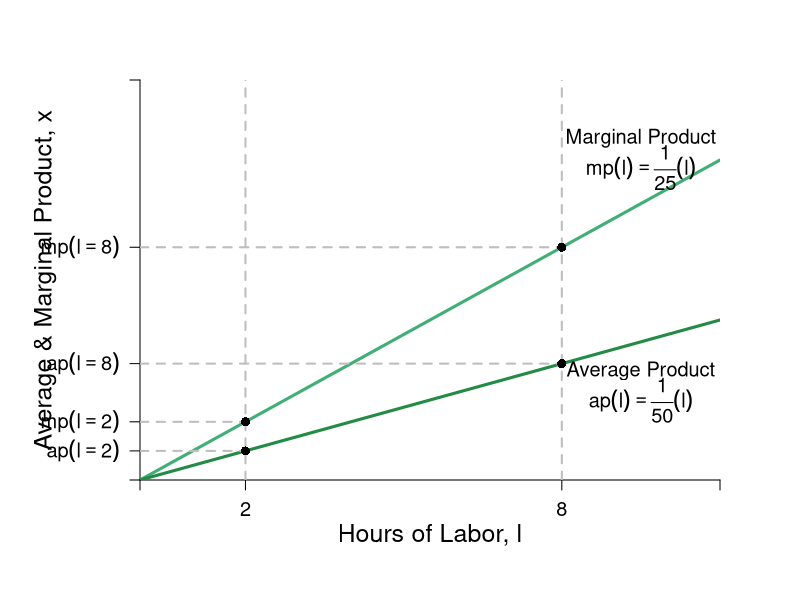

Generate this figure with R:
require(shape)
pdf(file = "specprodexch/production_irs_apmp.pdf", width = 9, height = 7)

#Set parameters for graphics
axislabelsize <- 1.5
graphlabelsize <- 1.2
graphlinewidth <- 3
segmentlinewidth <- 2

COL <- c("#7fc97f", "#beaed4", "#fdc086", "#ffff99", "#386cb0", "#f0027f", "#bf5b17", "#666666")
COLA <- c("#99d8c9","#66c2a4","#41ae76", "#238b45", "#005824")
COLB <- c("#4eb3d3", "#2b8cbe", "#0868ac","#084081")

#Edited the margins to cater for the larger LHS labels
par(mar =  c(6, 7, 4, 4))


prodFn <- function(l, alpha = 2, k = 0.02) {
  k*l^alpha
}

MprodFn <- function(l, alpha = 2, k = 0.02) {
  k*alpha*l^(alpha - 1)
}

AprodFn <- function(l, alpha = 2, k = 0.02) {
  k*l^(alpha - 1)
}

Mpline <- function(l, constant = 0.3181472, slope = 0.125){
  constant + slope*l
}

xlims <- c(0, 11)
ylims <- c(0, 0.55)

npts <- 501 
x <- seq(xlims[1], xlims[2], length.out = npts)
y <- seq(ylims[1], ylims[2], length.out = npts) 
a <- c(13, 15, 17)

plot(0, 0, xlim = xlims, ylim = ylims, type = "n",
     xlab = expression(paste("")),
     ylab = expression(paste("")), 
     xaxt = "n", 
     yaxt = "n", 
     #cex.lab = 1.5, 
     #cex.axis = 0.8, 
     bty = "n",
     xaxs="i", 
     yaxs="i")

# ticksy <- seq(from = 0, to = ylims[2], by = 0.25)
# ylabels <- seq(from = 0, to = ylims[2], by = 0.25)
# ticksx <- seq(from = 0, to = xlims[2], by = 1)
# xlabels <- seq(from = 0, to = xlims[2], by = 1)
ticksy <- c(0, AprodFn(l = 2, k = 0.02, alpha = 2), MprodFn(l = 2, k = 0.02, alpha = 2), AprodFn(l = 8, k = 0.02, alpha = 2), MprodFn(l = 8, k = 0.02, alpha = 2), ylims[2])
ylabels <- c(NA, expression(paste(ap(l==2))), expression(paste(mp(l==2))), expression(paste(ap(l==8))), expression(paste(mp(l==8))), NA)
ticksx <- c(0, 2, 8, xlims[2])
xlabels <- c(NA, 2, 8, NA)

axis(1, at = ticksx, pos = 0, labels = xlabels, cex.axis = graphlabelsize)
axis(2, at = ticksy, pos = 0, labels = ylabels, las = 1, cex.axis = graphlabelsize)

npts <- 500 
xx1 <- seq(xlims[1], xlims[2], length.out = npts)

xx3 <- seq(1, 3, length.out = npts)
xx4 <- seq(5, 7, length.out = npts)

#lines(xx1, prodFn(xx1, alpha = 2, k = 0.02), col = COLB[4], lwd = graphlinewidth)
lines(xx1, MprodFn(xx1, alpha = 2, k = 0.02), col = COLA[3], lwd = graphlinewidth)
lines(xx1, AprodFn(xx1, alpha = 2, k = 0.02), col = COLA[4], lwd = graphlinewidth)
#lines(xx3, Mpline(xx3, constant = prodFn(l = 2, k = 0.02, alpha = 2) - 2*MprodFn(l = 2, k = 0.02, alpha = 2), slope = MprodFn(l = 2, k = 0.02, alpha = 2)), col = "gray", lty = 2, lwd = graphlinewidth)
#lines(xx4, Mpline(xx4, constant = prodFn(l = 8, k = 0.02, alpha = 2) - 6*MprodFn(l = 8, k = 0.02, alpha = 2), slope = MprodFn(l = 8, k = 0.02)), col = "gray", lty = 2, lwd = graphlinewidth)

#Axis Labels
mtext(expression(paste("Hours of Labor, ", l)), side = 1, line = 2.5, cex = axislabelsize)
text(-1.8, 0.5*ylims[2], expression(paste("Average & Marginal Product, ", x)), xpd = TRUE, cex = axislabelsize, srt = 90) 

#Margin
#segments(0, MprodFn(l = 8, k = 0.02, alpha = 2), 6, MprodFn(l = 8, k = 0.02, alpha = 2), lty = 2, col = "gray" , lwd = segmentlinewidth)
#segments(6, 0, 6, MprodFn(l = 8, k = 0.02, alpha = 2), lty = 2, col = "gray" , lwd = segmentlinewidth)
segments(8, 0, 8, ylims[2], lty = 2, col = "gray" , lwd = segmentlinewidth)
segments(0, MprodFn(l = 8, k = 0.02), 8, MprodFn(l = 8, k = 0.02), lty = 2, col = "gray" , lwd = segmentlinewidth)
segments(0, AprodFn(l = 8, k = 0.02), 8, AprodFn(l = 8, k = 0.02), lty = 2, col = "gray" , lwd = segmentlinewidth)
points(8, MprodFn(l = 8, k = 0.02), pch = 16, col = "black", cex = 1.2)
points(8, AprodFn(l = 8, k = 0.02), pch = 16, col = "black", cex = 1.2)
segments(2, 0, 2, ylims[2], lty = 2, col = "gray" , lwd = segmentlinewidth)
segments(0, MprodFn(l = 2, k = 0.02), 2, MprodFn(l = 2, k = 0.02), lty = 2, col = "gray" , lwd = segmentlinewidth)
segments(0, AprodFn(l = 2, k = 0.02), 2, AprodFn(l = 2, k = 0.02), lty = 2, col = "gray" , lwd = segmentlinewidth)
points(2, MprodFn(l = 2, k = 0.02), pch = 16, col = "black", cex = 1.2)
points(2, AprodFn(l = 2, k = 0.02), pch = 16, col = "black", cex = 1.2)

#Average
#segments(0, AprodFn(l = 2, k = 0.02, alpha = 2), 2, AprodFn(l = 2, k = 0.02, alpha = 2), lty = 2, col = "gray" , lwd = segmentlinewidth)
#segments(2, 0, 2, AprodFn(l = 2, k = 0.02, alpha = 2), lty = 2, col = "gray" , lwd = segmentlinewidth)
#segments(0, 0, 2, AprodFn(l = 2, k = 0.02, alpha = 2), lty = 2, col = COLB[4] , lwd = segmentlinewidth)
#points(2, AprodFn(l = 2, k = 0.02, alpha = 2), pch = 16, col = "black", cex = 1.5)


#Label the iso-welfare functions for the HG, Aisha
text(8.2, 1.1, expression(paste("Total Product")))
text(8.2, 1, expression(x == frac(1,50)*(l)^2))


#Marginal Product
#text(6, 0.1, expression(paste("Slope of tangent line")))
text(9.5, MprodFn(l = 9.5, k = 0.02, alpha = 2) + 0.09, expression(paste("Marginal Product")), cex = graphlabelsize)
text(9.5, MprodFn(l = 9.5, k = 0.02, alpha = 2) + 0.05, expression(paste(mp(l) == frac(1,25)*(l) )), cex = graphlabelsize)
#Arrows(4.7, 0.075, 2.3, 0.075, col = "black", lty = 1, lwd = 2, arr.type = "triangle", arr.lwd = 0.5)
#Arrows(6, 0.13, 6, 0.67, col = "black", lty = 1, lwd = 2, arr.type = "triangle", arr.lwd = 0.5)

#Average Product
text(9.5, AprodFn(l = 9.5, k = 0.02, alpha = 2) - 0.04, expression(paste("Average Product")), cex = graphlabelsize)
text(9.5, AprodFn(l = 9.5, k = 0.02, alpha = 2) - 0.08, expression(paste(ap(l) == frac(1,50)*(l) )), cex = graphlabelsize)
#Arrows(1.5, prodFn(l = 8, k = 0.02, alpha = 2) - 0.175, 1.5, prodFn(l = 2, k = 0.02, alpha = 2) + 0.01 , col = "black", lty = 1, lwd = 2, arr.type = "triangle", arr.lwd = 0.5)
#Arrows(2.8, prodFn(l = 8, k = 0.02, alpha = 2) - 0.125, 4.75, prodFn(l = 8, k = 0.02, alpha = 2) - 0.125, col = "black", lty = 1, lwd = 2, arr.type = "triangle", arr.lwd = 0.5)



dev.off()
